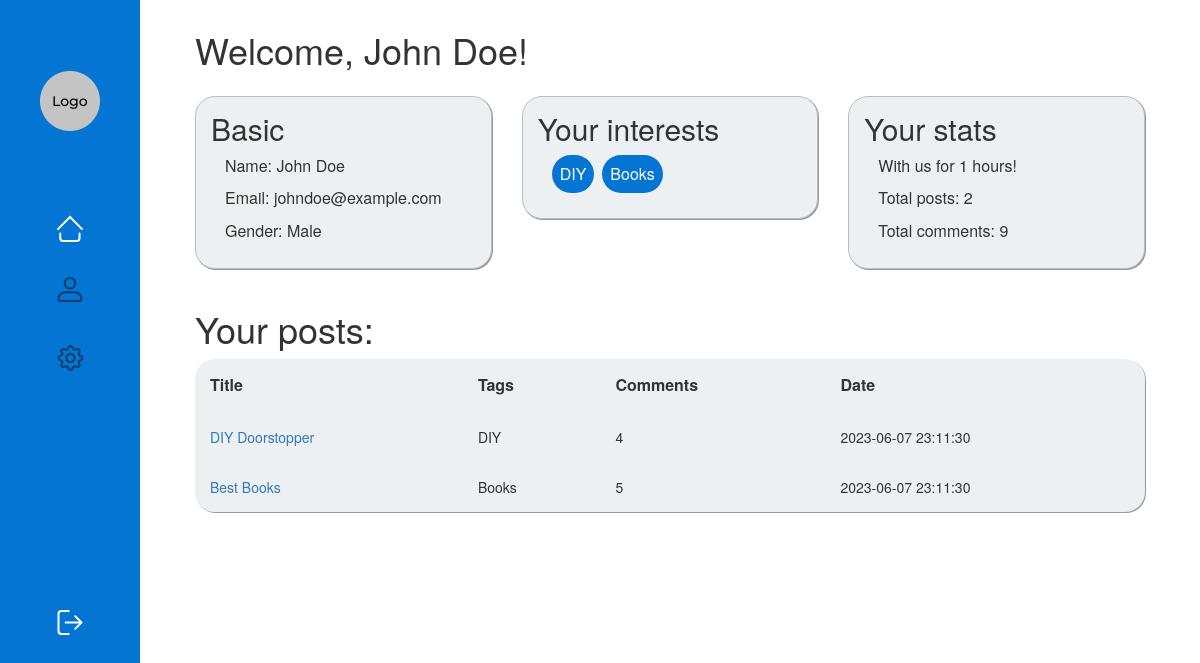
Page /php/dashboard.php (signed in) on the committed database.
### tables this page shows
CREATE TABLE users (
    userId int NOT NULL AUTO_INCREMENT,
    email varchar(255) NOT NULL,
    name varchar(255) NOT NULL,
    password varchar(255) NOT NULL,
    gender varchar(255),
    joined_at TIMESTAMP DEFAULT CURRENT_TIMESTAMP NOT NULL,
    PRIMARY KEY (userId)
);

CREATE TABLE posts (
  id INT AUTO_INCREMENT PRIMARY KEY,
  title VARCHAR(255) NOT NULL,
  author_id INT NOT NULL,
  picture VARCHAR(255),
  tags VARCHAR(255),
  post_text TEXT NOT NULL,
  created_at TIMESTAMP DEFAULT CURRENT_TIMESTAMP,
  FOREIGN KEY (author_id) REFERENCES users(userId)
);

### php/dashboard.php (the view, shortened to what this page needs)
<?php
include('server/db_connection.php');
$user_id = $_SESSION['userId'];
$user_query = "SELECT name, email, gender FROM users WHERE userId = $user_id";
$user_result = mysqli_query($connection, $user_query);
if (mysqli_num_rows($user_result) > 0) {
    $user_row = mysqli_fetch_assoc($user_result);
    $user_email = $user_row['email'];
    $user_gender = $user_row['gender'];
}
$interests_query = "SELECT tags FROM posts WHERE author_id = $user_id";
$interests_result = mysqli_query($connection, $interests_query);
$interests = array();
if (mysqli_num_rows($interests_result) > 0) {
    while ($interest_row = mysqli_fetch_assoc($interests_result)) {
        $interests[] = $interest_row['tags'];
    }
}
$stats_query = "SELECT count(posts.id) AS num_post, TIMESTAMPDIFF(HOUR, joined_at, NOW()) AS hours_since_join
                FROM users JOIN posts ON users.userId = posts.author_id
                WHERE users.userId = $user_id
                GROUP BY users.userId;";
$stats_result = mysqli_query($connection, $stats_query);
if (mysqli_num_rows($stats_result) > 0) {
    $stats_row = mysqli_fetch_assoc($stats_result);
    $num_posts = $stats_row['num_post'];
    $hours_since_join = $stats_row['hours_since_join'];
}
$stats_query = "SELECT count(comments.id) AS num_comm
                FROM users JOIN comments ON users.userId = comments.user_id
                WHERE users.userId = $user_id
                GROUP BY users.userId;";
$stats_result = mysqli_query($connection, $stats_query);
if (mysqli_num_rows($stats_result) > 0) {
    $stats_row = mysqli_fetch_assoc($stats_result);
    $num_comments = $stats_row['num_comm'];
}
$posts_query = "SELECT posts.id, title, tags, created_at, count(comments.id)
                FROM posts JOIN comments ON posts.id = comments.post_id
                WHERE author_id = $user_id
                GROUP BY posts.id;";
$posts_result = mysqli_query($connection, $posts_query);
?>
<!DOCTYPE html>
<head>
    <link rel="stylesheet" href="https://maxcdn.bootstrapcdn.com/bootstrap/3.4.1/css/bootstrap.min.css">
    <link rel="stylesheet" href="../css/dashboard.css">
</head>
<body>
<div class="navbar navbar-fixed-left">
    <a href="index_logged.php"><img src="../assets/icons/logo.png" id="logo"></a>
    <a href="index_logged.php"><img src="../assets/icons/home.svg" id="home"></a>
    <a href="dashboard.php"><img src="../assets/icons/profile.svg" class="icon"></a>
    <a href="settings.php"><img src="../assets/icons/settings.png" class="icon"></a>
    <a href="logout.php"><img src="../assets/icons/logout.svg" id="logout"></a>
</div>
<div class="container" id="main">
    <h1>Welcome, <?php echo $_SESSION['username']; ?>!</h1>
    <div class="row">
        <div class="col-sm-4">
            <div class="panel panel-body">
                <h2 id="basic_h">Basic</h2>
                <div class="info">
                    <p>Name: <?php echo $_SESSION['username']; ?></p>
                    <p>Email: <?php echo $user_email; ?></p>
                    <p>Gender: <?php echo $user_gender; ?></p>
                </div>
            </div>
        </div>
        <div class="col-sm-4">
            <div class="panel panel-body">
                <h2>Your interests</h2>
                <div class="info">
                    <?php
                    foreach ($interests as $row) {
                        echo "<p class='tag'>$row</p>";
                    }
                    ?>
                </div>
            </div>
        </div>
        <div class="col-sm-4">
            <div class="panel panel-body">
                <h2>Your stats</h2>
                <div class="info">
                    <p>With us for <?php echo $hours_since_join; ?> hours!</p>
                    <p>Total posts: <?php echo $num_posts; ?></p>
                    <p>Total comments: <?php echo $num_comments; ?></p>
                </div>
            </div>
        </div>
    </div>
    <h1>Your posts:</h1>
    <table id="posts" class="table-hover">
        <thead>
          <tr>
            <th>Title</th>
            <th>Tags</th>
            <th>Comments</th>
            <th>Date</th>
          </tr>
        </thead>
        <tbody>
            <?php
                if ($posts_result -> num_rows > 0) {
                    $arr = $posts_result -> fetch_all();
                    foreach ($arr as $post) {
                        echo "<tr><td><a href='viewblog.php?id=$post[0]'>$post[1]</a></td>
                        <td>$post[2]</td>
                        <td>$post[4]</td>
                        <td>$post[3]</td></tr>";
                    }
                }
            ?>
        </tbody>
      </table>
</div>
</body>
</html>

### css/dashboard.css (style rules this page uses)
.navbar-fixed-left + .container#main { padding-left: 180px; }
.navbar-fixed-left { width: 140px; position: fixed; border-radius: 0; height: 100%; background-color: #0475D3; }
img { display: block; margin: auto; }
#logo { margin-top: 5em; }
#home { margin-top: 6em; }
.icon { margin-top: 2.5em; }
#logout { position: relative; bottom: -230px; }
.container { padding-left: 40px; padding-right: 40px; padding-top: 10px; padding-bottom: 30px; }
.panel.panel-body { display: flexbox; box-shadow: #999999 1px 1px; border-radius: 20px; border: #bdbdbd solid 0.5px; background-color: #ECF0F3; }
.info { padding-left: 14px; font-size: medium; }
h2 { margin-top: 0; }
.tag { border-radius: 20px; padding: 8px; display: inline-block; color: white; background-color: #0475D3; margin-right: 8px; }
.row { padding-top: 16px; }
table { border-collapse: collapse; }
table td { padding: 15px; }
#posts { width: 100%; background-color: #ECF0F3; box-shadow: #999999 1px 1px; border-radius: 20px; }
th { padding: 15px; font-size: medium; }

### rows in the picture
users: email "johndoe@example.com", gender "Male"
posts: title "DIY Doorstopper", tags "DIY", post "4", created_at "2023-06-07 23:11:30"
posts: title "Best Books", tags "Books", post "5", created_at "2023-06-07 23:11:30"

### other values in the picture
$_SESSION['username'] "John Doe"
$row "DIY"
$row "Books"
$hours_since_join "1"
$num_posts "2"
$num_comments "9"
